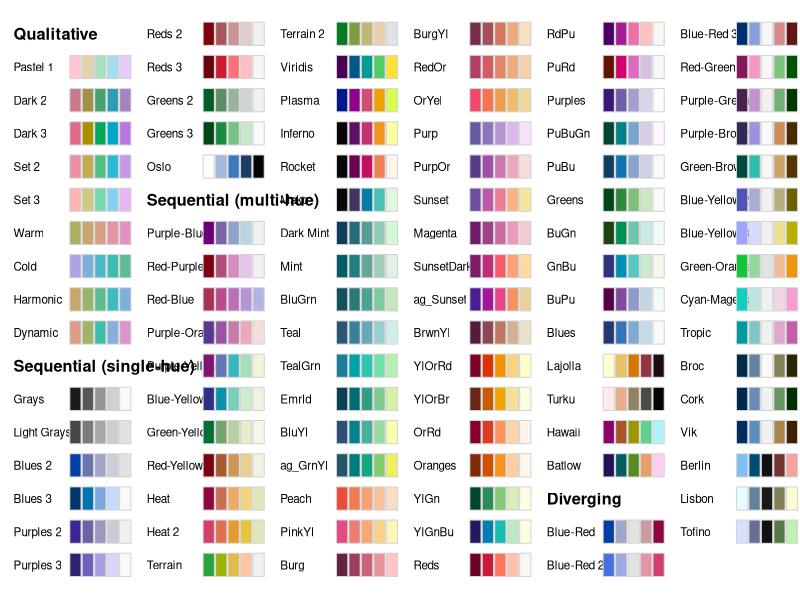
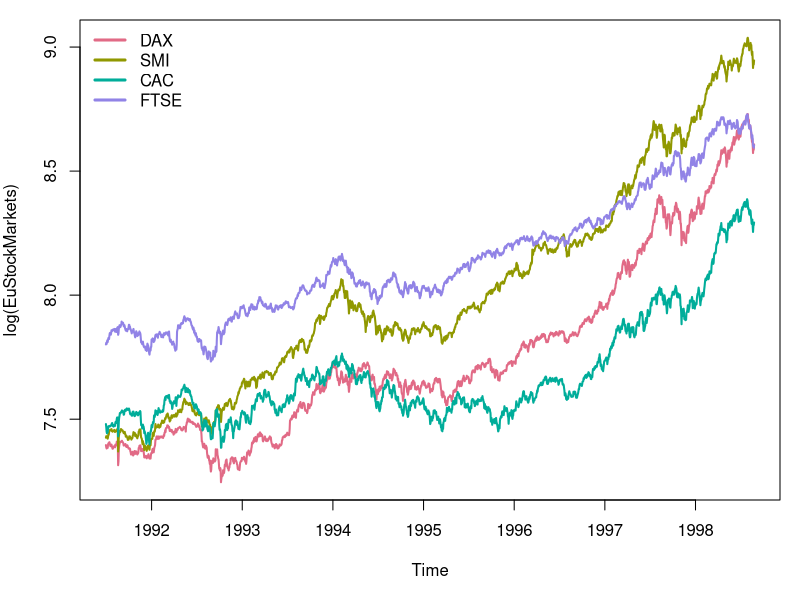
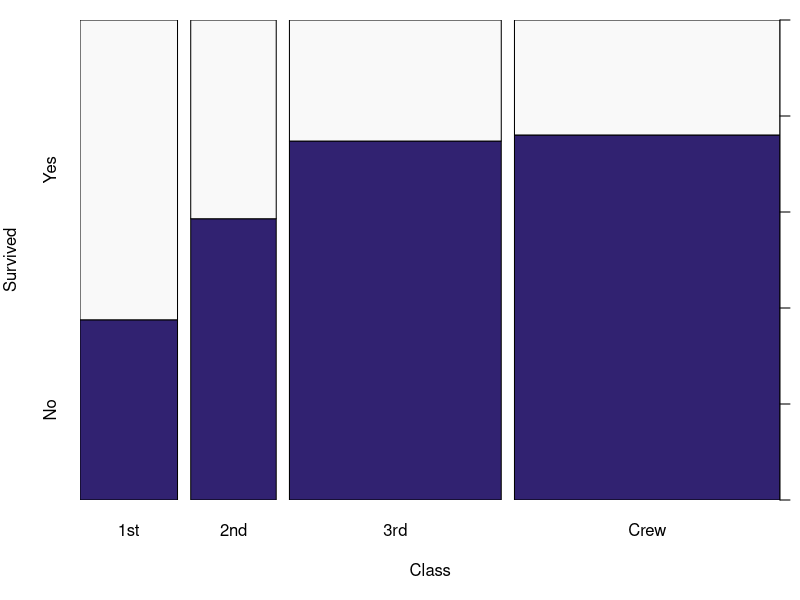
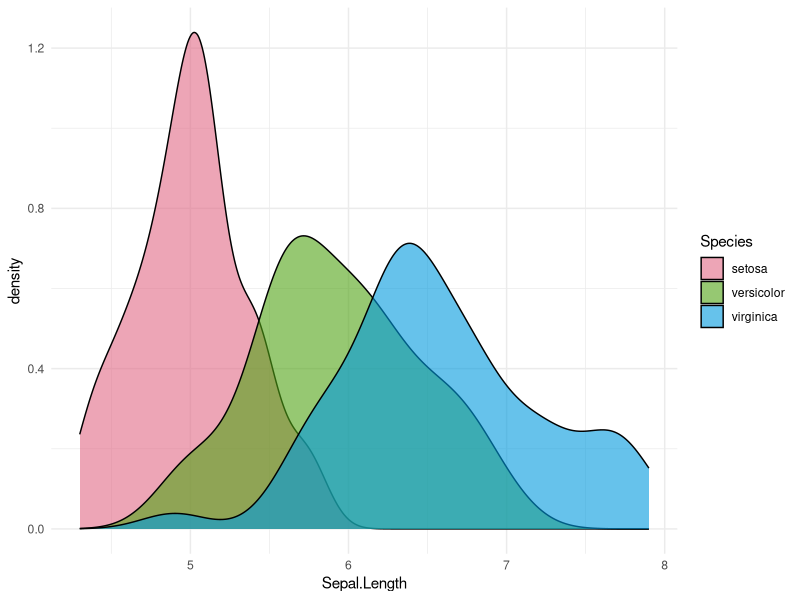
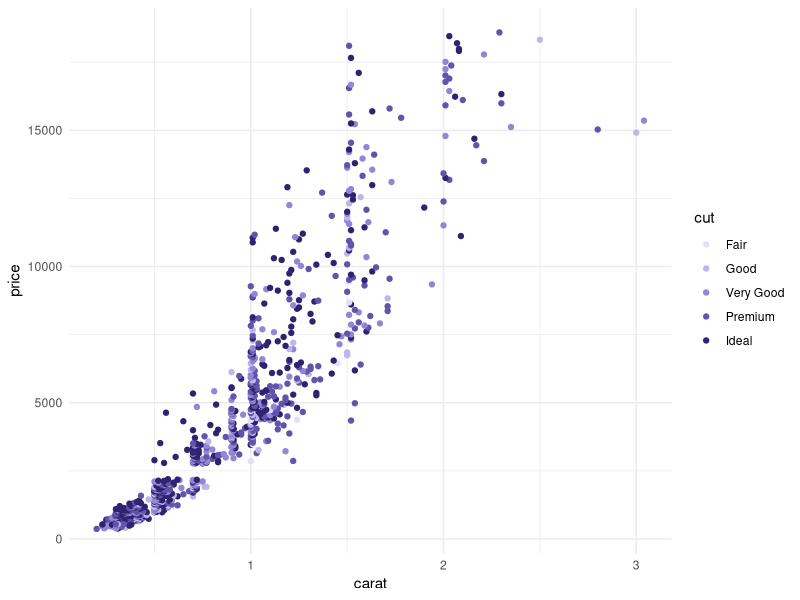
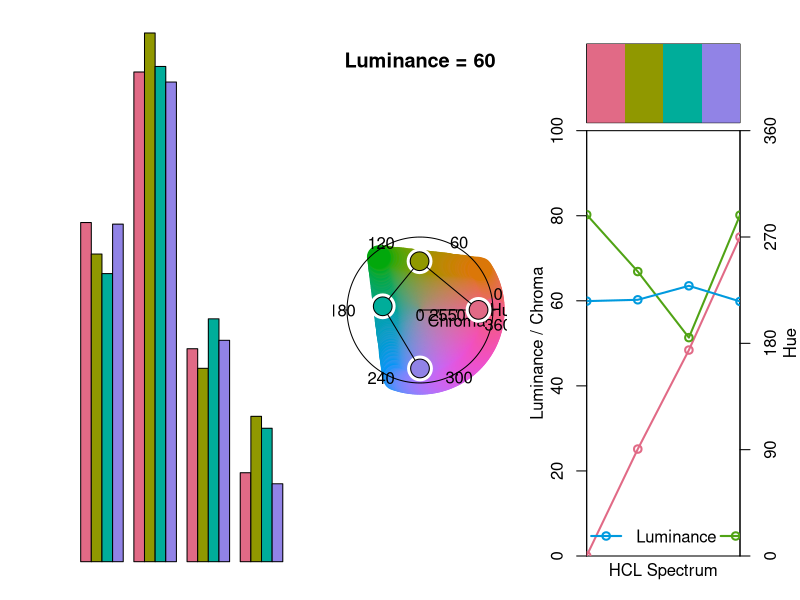
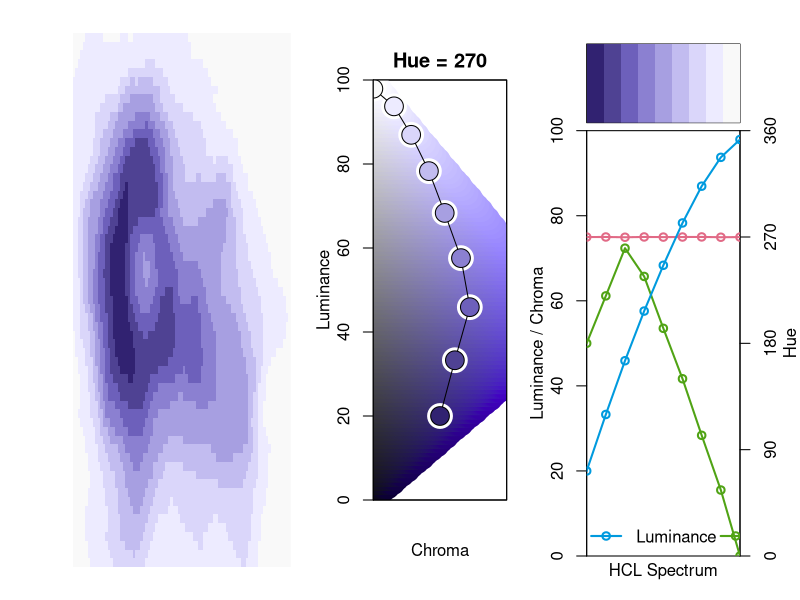

Here is the R script that generated these plots, in order:
## ---- chunk 1
library("colorspace")
library("ggplot2")
theme_set(theme_minimal())
prefix <- "" ## "http://colorspace.R-Forge.R-project.org/articles/"
## ---- chunk 2
library("colorspace")
hcl_palettes(plot = TRUE)
## ---- chunk 3
q4 <- qualitative_hcl(4, "Dark 3")
q4
## ---- chunk 4
q4 <- qualitative_hcl(4)
par(mar = c(5, 4, 1, 1))
plot(log(EuStockMarkets), plot.type = "single", col = q4, lwd = 2)
legend("topleft", colnames(EuStockMarkets), col = q4, lwd = 3, bty = "n")
## ---- chunk 5
ttnc <- margin.table(Titanic, c(1, 4))[, 2:1]
par(mar = c(5, 4, 1, 1))
spineplot(ttnc, col = sequential_hcl(2, "Purples 3"))
## ---- chunk 6
library("ggplot2")
ggplot(iris, aes(x = Sepal.Length, fill = Species)) + geom_density(alpha = 0.6) +
  scale_fill_discrete_qualitative(palette = "Dark 3")
## ---- chunk 7
dsamp <- diamonds[1 + 1:1000 * 50, ]
ggplot(dsamp, aes(carat, price, color = cut)) + geom_point() +
  scale_color_discrete_sequential(palette = "Purples 3", nmax = 6, order = 2:6)
## ---- chunk 8
allplots <- function(palette, ...) {
  layout(cbind(1, 2, 3:4), heights = c(2, 10))
  par(oma = c(2, 5, 2, 3), mar = rep(0.5, 4))
  demoplot(palette, ...)
  hclplot(palette)
  par(xaxt = "n", yaxt = "n", mar = c(0.2, 3, 0.2, 0), cex = 1)
  image(matrix(seq_along(palette), ncol = 1L), col = palette)
  par(yaxt = "s")
  specplot(palette, type = "o", palette = FALSE, oma = FALSE, mar = c(0.2, 3, 0.2, 0))
}
allplots(q4, "bar")
## ---- chunk 9
s9 <- sequential_hcl(9, "Purples 3")
allplots(s9, "heatmap")
